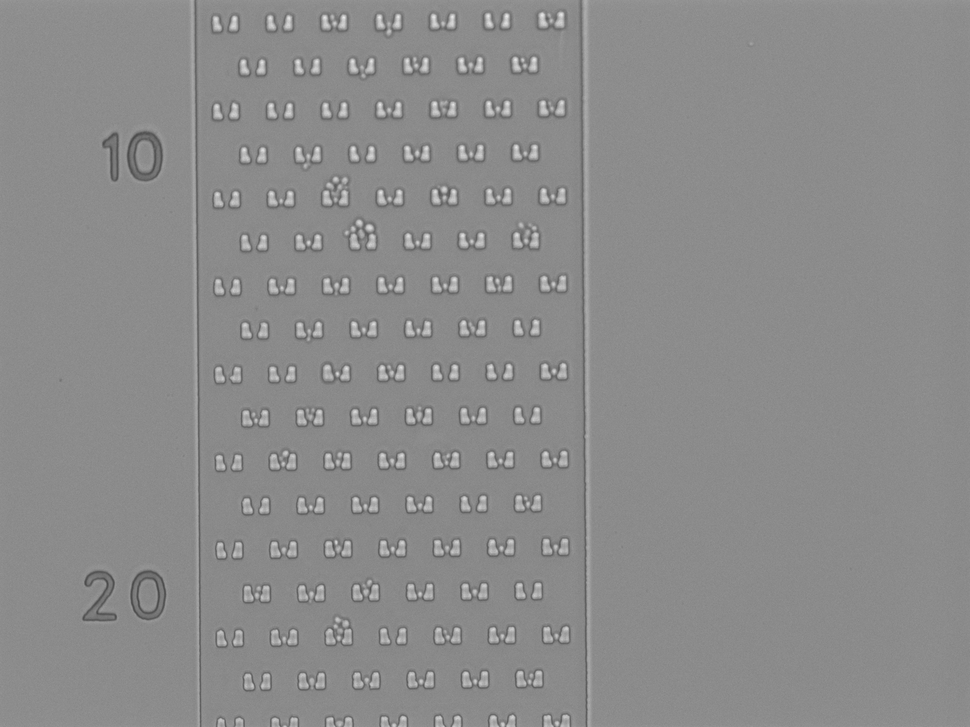
%> input picture Workspace/Example/ShapeFinder/cell1.png, 970 x 727 px, shrunk from 1280 x 960 before the run
$ octave shapeRecognizer.m   (GNU Octave 9; MATLAB toolbox functions it lacks are replaced by stand-ins)
%> lines starting %> are read from the running program, lines starting %| are printed output that depends on the picture; in (x1, y1, x2, y2) boxes, pixels count from 0 and x2, y2 are one past the last pixel; in counts of white or black regions, pixels touching at a corner belong together; the program's own positions count from 1
%------------------------------------------------------------------------
% AL-AZHAR UNIVERSITY
% FACULTY OF ENGINEERING
% SYSTEMS & COMPUTERS ENGINEERING Department
%------------------------------------------------------------------------
% Author : Ahmed Samieh Abd El-Wahab
% Date   : 14 December 2006
%------------------------------------------------------------------------
% Shapes Classifier
% Step 1: Read image Read in
% Step 2: Convert image from rgb to gray
% Step 3: Threshold the image
% Step 4: Invert the Binary Image
% Step 5: Find the boundaries Concentrate
% Step 6: Determine Shapes properties
% Step 7: Classify Shapes according to properties
% Square      = 3
% Rectangular = 2
% Circle      = 1
% UNKNOWN     = 0
%------------------------------------------------------------------------

% Step 1: Read image Read in
GRAY = imread('cell1.png');
%> GRAY is the input picture: size 727x970 uint8; min 72, max 235, mean 139.3
figure,
imshow(GRAY),
title('Original Image');

% Step 2: Threshold the image Convert the image to black and white in order
% to prepare for boundary tracing using bwboundaries.
threshold = graythresh(GRAY);  % finding threshold of image
%> threshold = 0.616
BW = im2bw(GRAY, threshold);
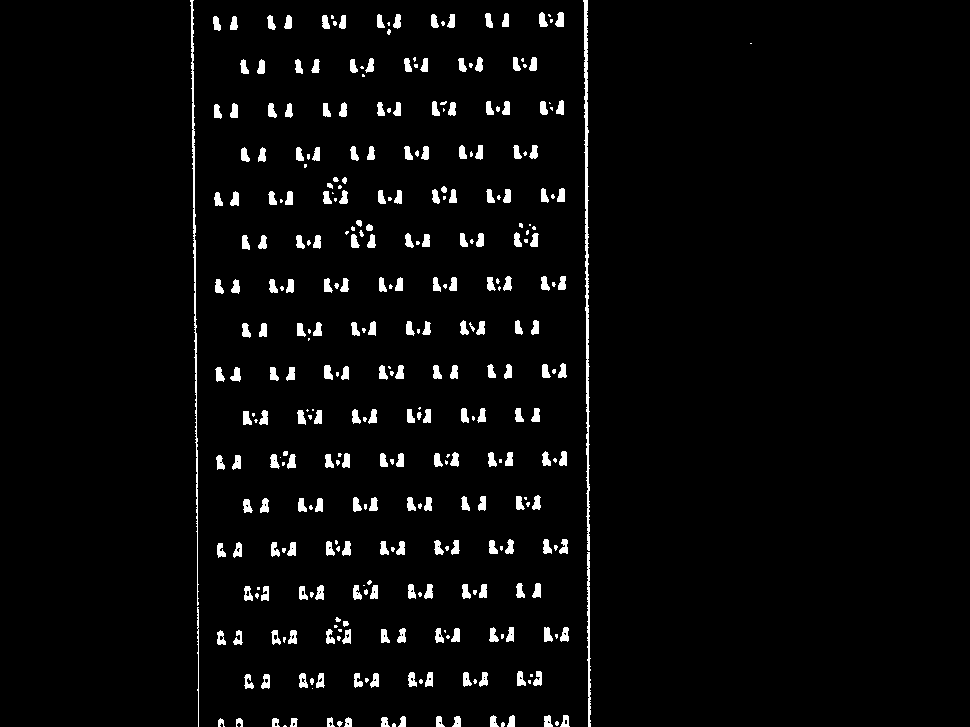
%> BW: size 727x970 logical; 3.5% white; 354 white regions (112 under 20 px), largest, box (x1, y1, x2, y2) and area: (583, 0, 590, 551) 1621, (190, 0, 199, 606) 1164, (587, 552, 591, 727) 438
figure,
imshow(BW),
title('Binary Image');

% Step 3: Invert the Binary Image
BW=imcomplement(BW);
%> BW: size 727x970 logical; 96.5% white; 354 black regions (112 under 20 px)
%BW = ~ BW;
figure,
imshow(BW),
title('Inverted Binary Image');

% Step 5: Find the boundaries Concentrate only on the exterior boundaries.
% Option 'noholes' will accelerate the processing by preventing
% bwboundaries from searching for inner contours.
[B,L] = bwboundaries(BW, 'noholes');
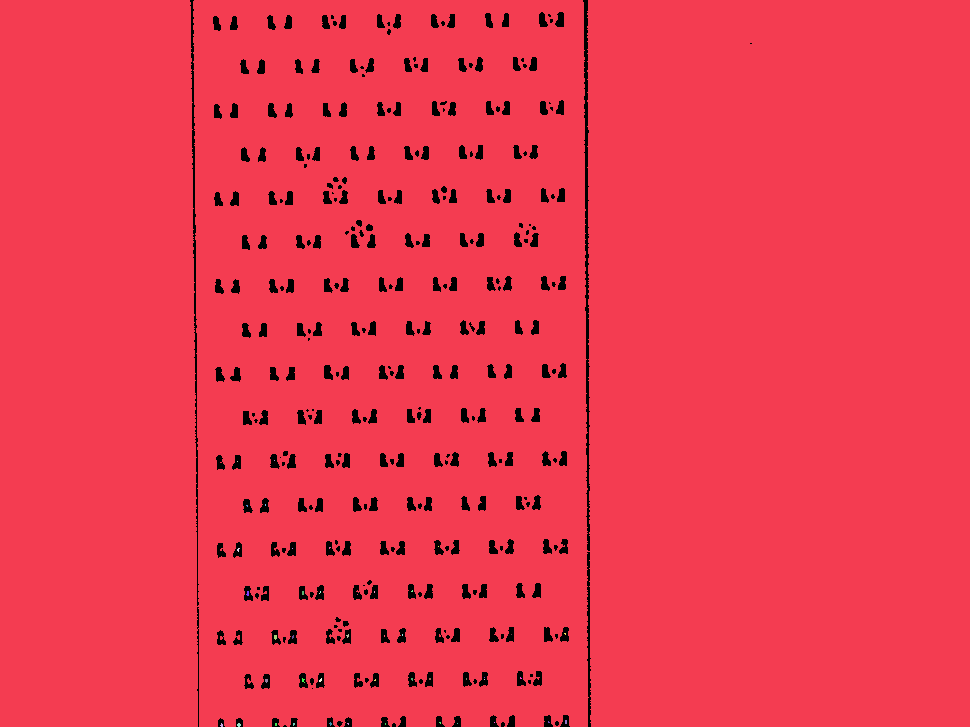
%> L: size 727x970 double; 45 distinct labels, from 0 to 44; one colour per label, 0 black
%> B = 44 boundaries; largest, box (x1, y1, x2, y2) and points: (0, 0, 970, 727) 6468, (246, 591, 249, 596) 11, (274, 635, 277, 640) 11, (302, 678, 305, 683) 11, (237, 723, 241, 727) 9

% Step 6: Determine objects properties
STATS = regionprops(L, 'all'); % we need 'BoundingBox' and 'Extent'
%> STATS = 44 regions; largest, box (x1, y1, x2, y2), Area, Centroid, MajorAxisLength, MinorAxisLength and Eccentricity: (0, 0, 970, 727) 680452 [488.7 363.9] 1134.6 839.2 0.673, (274, 635, 277, 640) 13 [276 637.7] 5.19 3.34 0.764, (237, 723, 241, 727) 12 [239.5 725.5] 4 4 0

% [5 lines of commented-out code are left out]

figure,
imshow(GRAY),
title('Results');
hold on
for i = 1 : length(STATS)
  W(i) = uint8(abs(STATS(i).BoundingBox(3)-STATS(i).BoundingBox(4)) < 0.1);
  W(i) = W(i) + 2 * uint8((STATS(i).Extent - 1) == 0 );
  centroid = STATS(i).Centroid;
  switch W(i)
      case 1
          plot(centroid(1),centroid(2),'wO');
      case 2
          plot(centroid(1),centroid(2),'wX');
      case 3
%> (the run ends here)
